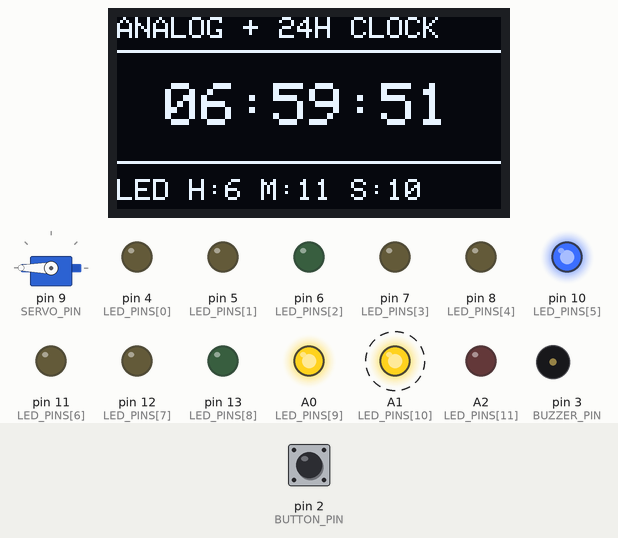
The sketch below on a simulated Arduino Uno, built with avr-gcc and run on an emulated ATmega328P. Shown: servo, 128×64 one-colour display, output pins drawn as LEDs (lit = HIGH), buzzer (waves = sounding). Dashed ring = blinking. Inputs (shaded band) come from the test bench; at power-on: pin 2 (BUTTON_PIN) HIGH.

Above: at 1.65 s.
1.7 s: pin 2 (BUTTON_PIN) pulled LOW for 0.15 s
At 1.98 s:
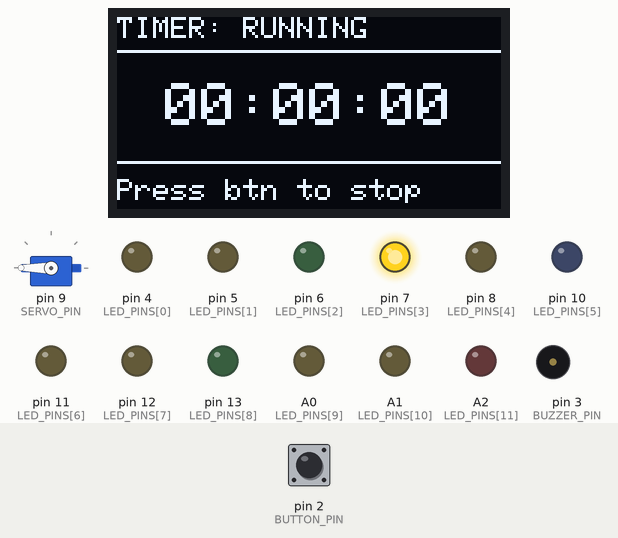
2.4 s: pin 2 (BUTTON_PIN) pulled LOW for 1 s
At 4.3 s:
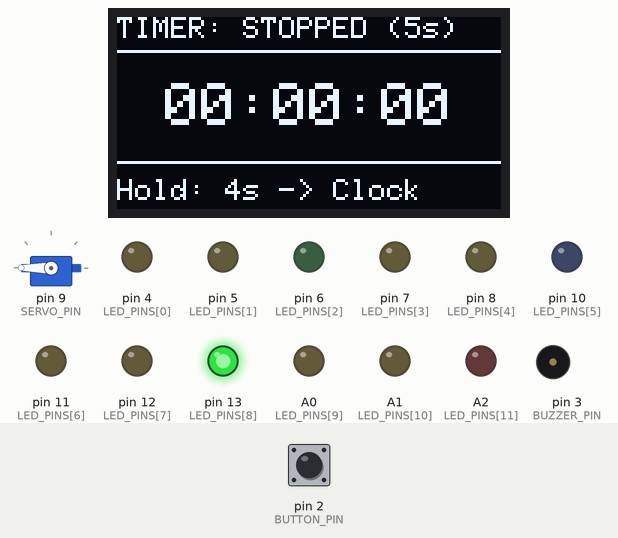
6.0 s: pin 2 (BUTTON_PIN) pulled LOW for 0.15 s
At 6.25 s:
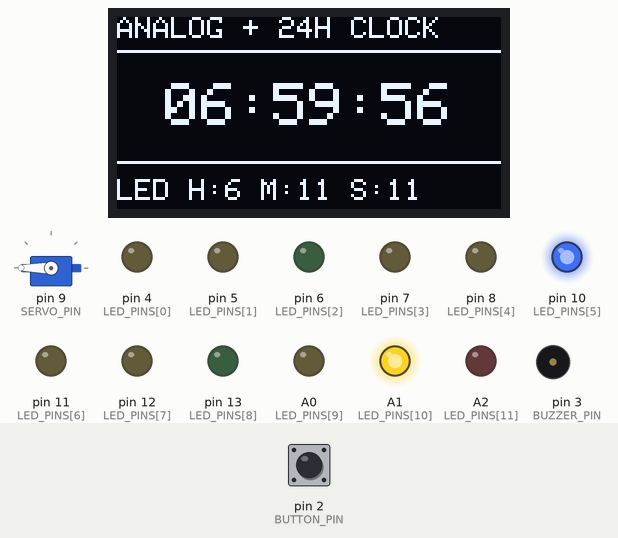
6.7 s: pin 2 (BUTTON_PIN) pulled LOW for 3.2 s
At 7.88 s:
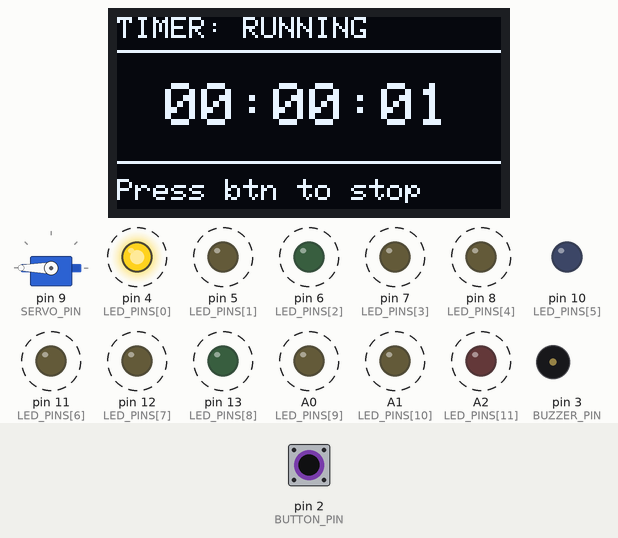
10.5 s: pin 2 (BUTTON_PIN) pulled LOW for 0.15 s
At 11.2 s:
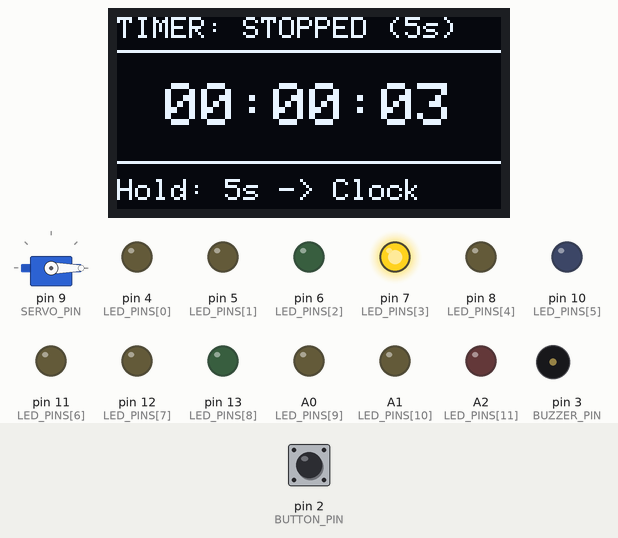
13.6 s: pin 2 (BUTTON_PIN) pulled LOW for 1 s
At 15.25 s:
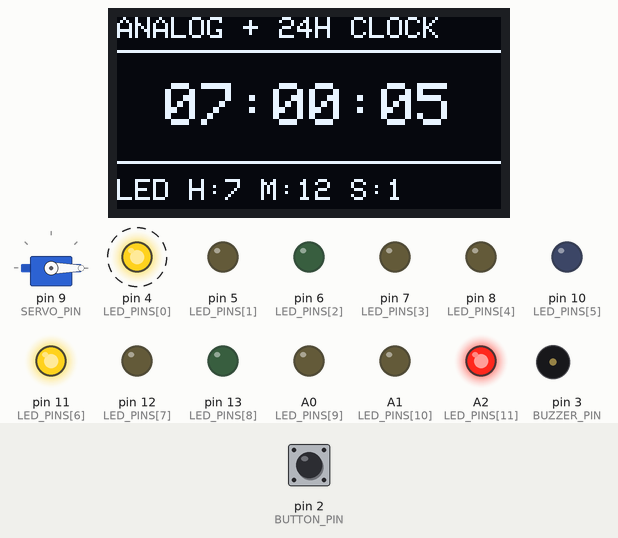
Timing chart, 0 to 21.7 s (numbered marks = the images above; inputs shaded):
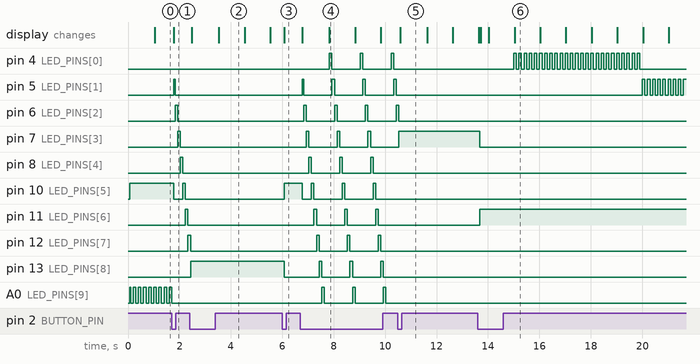

The sketch:

sketch.ino
```cpp
#include <Wire.h>
#include <Adafruit_GFX.h>
#include <Adafruit_SSD1306.h>
#include <Servo.h>

// --- OLED Configuration ---
#define SCREEN_WIDTH 128
#define SCREEN_HEIGHT 64
#define OLED_RESET    -1
#define SCREEN_ADDRESS 0x3C

Adafruit_SSD1306 display(SCREEN_WIDTH, SCREEN_HEIGHT, &Wire, OLED_RESET);
Servo dayNightServo;

// --- Pin Definitions ---
const uint8_t BUTTON_PIN = 2;
const uint8_t BUZZER_PIN = 3;
const uint8_t SERVO_PIN  = 9;

// 12 LEDs mapped to Clock Face Hours 1 through 12
// Index 0 = LED 1 (1 o'clock) ... Index 11 = LED 12 (12 o'clock)
const uint8_t NUM_LEDS = 12;
const uint8_t LED_PINS[NUM_LEDS] = {
  4, 5, 6, 7, 8, 10, 11, 12, 13, A0, A1, A2
};

// --- 3-State Operating Modes ---
enum SystemMode {
  MODE_CLOCK,         // 24H Clock + 3-Hand Analog LEDs
  MODE_TIMER_RUNNING, // Stopwatch actively counting up
  MODE_TIMER_HOLD     // Stopwatch stopped: holds final time for 5 seconds
};

SystemMode currentMode = MODE_CLOCK;

// --- Real-Time 24-Hour Clock State (Starts at 06:59:50) ---
uint8_t clockHours   = 6;
uint8_t clockMinutes = 59;
uint8_t clockSeconds = 50;
unsigned long lastClockTick = 0;

// --- Stopwatch / Timer State ---
uint8_t timerHours   = 0;
uint8_t timerMinutes = 0;
uint8_t timerSeconds = 0;
unsigned long lastTimerTick = 0;

// --- 5-Second Hold Timer State ---
unsigned long timerHoldStartTime = 0;
const unsigned long HOLD_DURATION_MS = 5000; // 5 seconds hold

// --- LED Chaser State (Timer Mode) ---
uint8_t chaserIndex = 0;
unsigned long lastChaserTick = 0;
const unsigned long CHASER_INTERVAL_MS = 85;

// --- Pushbutton Debounce State ---
bool lastButtonReading = HIGH;
bool stableButtonState = HIGH;
unsigned long lastDebounceTime = 0;
const unsigned long DEBOUNCE_DELAY_MS = 50;

// --- OLED Refresh Timing ---
unsigned long lastDisplayUpdate = 0;
const unsigned long DISPLAY_INTERVAL_MS = 100;

// --- Servo State Tracking ---
int currentServoAngle = -1;

// --- Function Prototypes ---
uint8_t dialPositionToLedIndex(uint8_t dialPos);
void handleButton(unsigned long now);
void updateRealTimeClock(unsigned long now);
void updateStopwatch(unsigned long now);
void updateLEDs(unsigned long now);
void updateDayNightServo();
void renderOLED(unsigned long now);

void setup() {
  Serial.begin(115200);

  pinMode(BUTTON_PIN, INPUT_PULLUP);
  pinMode(BUZZER_PIN, OUTPUT);
  digitalWrite(BUZZER_PIN, LOW);

  for (uint8_t i = 0; i < NUM_LEDS; i++) {
    pinMode(LED_PINS[i], OUTPUT);
    digitalWrite(LED_PINS[i], LOW);
  }

  dayNightServo.attach(SERVO_PIN);
  updateDayNightServo();

  if (!display.begin(SSD1306_SWITCHCAPVCC, SCREEN_ADDRESS)) {
    Serial.println(F("SSD1306 allocation failed"));
    for (;;);
  }

  display.clearDisplay();
  display.setTextColor(SSD1306_WHITE);
  renderOLED(millis());
}

void loop() {
  unsigned long now = millis();

  handleButton(now);
  updateRealTimeClock(now); // Always runs in background so clock stays accurate
  updateStopwatch(now);     // Handles counting AND the 5-second hold timeout
  updateDayNightServo();
  updateLEDs(now);

  if (now - lastDisplayUpdate >= DISPLAY_INTERVAL_MS) {
    lastDisplayUpdate = now;
    renderOLED(now);
  }
}

// Converts a 0-11 analog dial position (0 = 12 o'clock, 1 = 1 o'clock ... 11 = 11 o'clock)
// into the matching array index for LED_PINS[] (LED 1 is index 0, LED 12 is index 11)
uint8_t dialPositionToLedIndex(uint8_t dialPos) {
  uint8_t wrapped = dialPos % 12;
  return (wrapped == 0) ? 11 : (wrapped - 1);
}

// --- Non-Blocking Pushbutton Handler ---
void handleButton(unsigned long now) {
  bool reading = digitalRead(BUTTON_PIN);

  if (reading != lastButtonReading) {
    lastDebounceTime = now;
  }

  if ((now - lastDebounceTime) > DEBOUNCE_DELAY_MS) {
    if (reading != stableButtonState) {
      stableButtonState = reading;

      // Button pressed (active LOW)
      if (stableButtonState == LOW) {
        if (currentMode == MODE_CLOCK) {
          // 1st Press: Start Stopwatch from 00:00:00
          tone(BUZZER_PIN, 2200, 80);
          timerHours   = 0;
          timerMinutes = 0;
          timerSeconds = 0;
          lastTimerTick = now;
          chaserIndex   = 0;
          currentMode   = MODE_TIMER_RUNNING;
        }
        else if (currentMode == MODE_TIMER_RUNNING) {
          // 2nd Press: Stop timer and freeze display for 5 seconds
          tone(BUZZER_PIN, 1800, 120);
          timerHoldStartTime = now;
          currentMode        = MODE_TIMER_HOLD;
        }
        else if (currentMode == MODE_TIMER_HOLD) {
          // Optional: Pressing button during the 5s hold returns to Clock immediately
          tone(BUZZER_PIN, 2500, 60);
          currentMode = MODE_CLOCK;
        }

        renderOLED(now);
      }
    }
  }

  lastButtonReading = reading;
}

// --- Non-Blocking 24-Hour Clock (Always runs in background) ---
void updateRealTimeClock(unsigned long now) {
  if (now - lastClockTick >= 1000) {
    lastClockTick += 1000;
    clockSeconds++;

    if (clockSeconds >= 60) {
      clockSeconds = 0;
      clockMinutes++;
      if (clockMinutes >= 60) {
        clockMinutes = 0;
        clockHours = (clockHours + 1) % 24;
      }
    }
  }
}

// --- Non-Blocking Stopwatch & 5-Second Hold Manager ---
void updateStopwatch(unsigned long now) {
  if (currentMode == MODE_TIMER_RUNNING) {
    // Increment elapsed time every 1 second
    if (now - lastTimerTick >= 1000) {
      lastTimerTick += 1000;
      timerSeconds++;

      if (timerSeconds >= 60) {
        timerSeconds = 0;
        timerMinutes++;
        if (timerMinutes >= 60) {
          timerMinutes = 0;
          timerHours = (timerHours + 1) % 100;
        }
      }
    }
  }
  else if (currentMode == MODE_TIMER_HOLD) {
    // Keep final time frozen on screen for 5000 ms (5 seconds), then switch to Clock
    if (now - timerHoldStartTime >= HOLD_DURATION_MS) {
      tone(BUZZER_PIN, 2500, 60); // Short chirp when returning to Clock Mode
      currentMode = MODE_CLOCK;
    }
  }
}

// --- Servo Day/Night Indicator ---
// Right (0 deg): Daytime (07:00 to 18:59)
// Left (180 deg): Nighttime (19:00 to 06:59)
void updateDayNightServo() {
  bool isDaytime = (clockHours >= 7 && clockHours <= 18);
  int targetAngle = isDaytime ? 0 : 180;

  if (targetAngle != currentServoAngle) {
    currentServoAngle = targetAngle;
    dayNightServo.write(currentServoAngle);
  }
}

// --- 12-LED Controller (3-Hand Analog Clock + Timer Chaser) ---
void updateLEDs(unsigned long now) {
  if (currentMode == MODE_CLOCK) {
    // Map Hour, Minute, and Second hands to the 12 LEDs
    uint8_t hourLedIndex   = dialPositionToLedIndex(clockHours % 12);
    uint8_t minuteLedIndex = dialPositionToLedIndex(clockMinutes / 5);
    uint8_t secondLedIndex = dialPositionToLedIndex(clockSeconds / 5);

    // Distinct non-blocking blink rates for Minute and Second hands
    bool minuteBlinkState = ((now / 400) % 2) == 0; // Slow pulse (400 ms)
    bool secondBlinkState = ((now / 100) % 2) == 0; // Fast pulse (100 ms)

    for (uint8_t i = 0; i < NUM_LEDS; i++) {
      bool ledState = LOW;

      // 1. Hour Hand: Solid ON
      if (i == hourLedIndex) {
        ledState = HIGH;
      }
      // 2. Minute Hand: Slow Blink
      if (i == minuteLedIndex) {
        ledState = minuteBlinkState;
      }
      // 3. Second Hand: Fast Blink (highest priority if hands overlap)
      if (i == secondLedIndex) {
        ledState = secondBlinkState;
      }

      digitalWrite(LED_PINS[i], ledState ? HIGH : LOW);
    }
  }
  else if (currentMode == MODE_TIMER_RUNNING) {
    // Advance rotating chaser while timer is running
    if (now - lastChaserTick >= CHASER_INTERVAL_MS) {
      lastChaserTick = now;
      chaserIndex = (chaserIndex + 1) % NUM_LEDS;
    }

    for (uint8_t i = 0; i < NUM_LEDS; i++) {
      digitalWrite(LED_PINS[i], (i == chaserIndex) ? HIGH : LOW);
    }
  }
  else if (currentMode == MODE_TIMER_HOLD) {
    // Freeze the active chaser LED solid so you can see the timer is paused
    for (uint8_t i = 0; i < NUM_LEDS; i++) {
      digitalWrite(LED_PINS[i], (i == chaserIndex) ? HIGH : LOW);
    }
  }
}

// --- SSD1306 OLED Display Renderer ---
void renderOLED(unsigned long now) {
  display.clearDisplay();

  // Top Header Bar
  display.setTextSize(1);
  display.setCursor(0, 0);
  if (currentMode == MODE_CLOCK) {
    display.print(F("ANALOG + 24H CLOCK"));
  } else if (currentMode == MODE_TIMER_RUNNING) {
    display.print(F("TIMER: RUNNING"));
  } else {
    display.print(F("TIMER: STOPPED (5s)"));
  }
  display.drawLine(0, 11, 127, 11, SSD1306_WHITE);

  // Format HH:MM:SS string (Shows Clock in MODE_CLOCK, or Timer in RUNNING/HOLD)
  char timeBuffer[9];
  uint8_t h = (currentMode == MODE_CLOCK) ? clockHours   : timerHours;
  uint8_t m = (currentMode == MODE_CLOCK) ? clockMinutes : timerMinutes;
  uint8_t s = (currentMode == MODE_CLOCK) ? clockSeconds : timerSeconds;

  snprintf(timeBuffer, sizeof(timeBuffer), "%02u:%02u:%02u", h, m, s);

  // Center main HH:MM:SS readout
  display.setTextSize(2);
  display.setCursor(16, 22);
  display.print(timeBuffer);

  // Bottom Status Bar
  display.drawLine(0, 48, 127, 48, SSD1306_WHITE);
  display.setTextSize(1);
  display.setCursor(0, 54);

  if (currentMode == MODE_CLOCK) {
    uint8_t hLedNum = (clockHours % 12 == 0) ? 12 : (clockHours % 12);
    uint8_t mLedNum = (clockMinutes / 5 == 0) ? 12 : (clockMinutes / 5);
    uint8_t sLedNum = (clockSeconds / 5 == 0) ? 12 : (clockSeconds / 5);

    display.print(F("LED H:"));
    display.print(hLedNum);
    display.print(F(" M:"));
    display.print(mLedNum);
    display.print(F(" S:"));
    display.print(sLedNum);
  }
  else if (currentMode == MODE_TIMER_RUNNING) {
    display.print(F("Press btn to stop"));
  }
  else if (currentMode == MODE_TIMER_HOLD) {
    // Show live 5-second countdown at the bottom of the screen
    unsigned long elapsedHold = now - timerHoldStartTime;
    uint8_t remainingSec = 5;
    if (elapsedHold < HOLD_DURATION_MS) {
      remainingSec = (uint8_t)((HOLD_DURATION_MS - elapsedHold + 999) / 1000);
    } else {
      remainingSec = 0;
    }
    display.print(F("Hold: "));
    display.print(remainingSec);
    display.print(F("s -> Clock"));
  }

  display.display();
}
```

Measured:
- after the input at 1.7 s, pin 5 (LED_PINS[1]): LOW → HIGH after 0.08 s, → LOW 0.05 s later; pin 6 (LED_PINS[2]): LOW → HIGH after 0.14 s, → LOW 0.10 s later
- after the input at 2.4 s, pin 4 (LED_PINS[0]), pin 5 (LED_PINS[1]): stops changing and stays LOW
- after the input at 6.0 s, pin 10 (LED_PINS[5]): LOW → HIGH after 0.08 s; pin 13 (LED_PINS[8]): HIGH → LOW after 0.08 s; A1 (LED_PINS[10]): LOW → HIGH after 0.08 s, then repeats every 0.20 s: LOW 0.10 s, HIGH 0.10 s; tone on pin 3 (BUZZER_PIN): silent → 2500 Hz after 0.05 s, → silent 0.06 s later; the display: changes after 0.08 s (image 3)
- after the input at 6.7 s, pin 4 (LED_PINS[0]): alternates HIGH for 0.10 s and LOW for 1.1 s, starting after 1.1 s; pin 5 (LED_PINS[1]): alternates HIGH for 0.10 s and LOW for 1.1 s, starting after 0.08 s
- after the input at 10.5 s, pin 4 (LED_PINS[0]), pin 5 (LED_PINS[1]): stops changing and stays LOW
- after the input at 13.6 s, pin 7 (LED_PINS[3]): HIGH → LOW after 0.08 s instead of 2.0 s; pin 11 (LED_PINS[6]): LOW → HIGH after 0.08 s instead of 2.0 s
- by itself, A0 (LED_PINS[9]): repeats every 0.20 s: LOW 0.10 s, HIGH 0.10 s
- by itself, A1 (LED_PINS[10]): alternates HIGH for 0.37 s and LOW for 0.40 s
